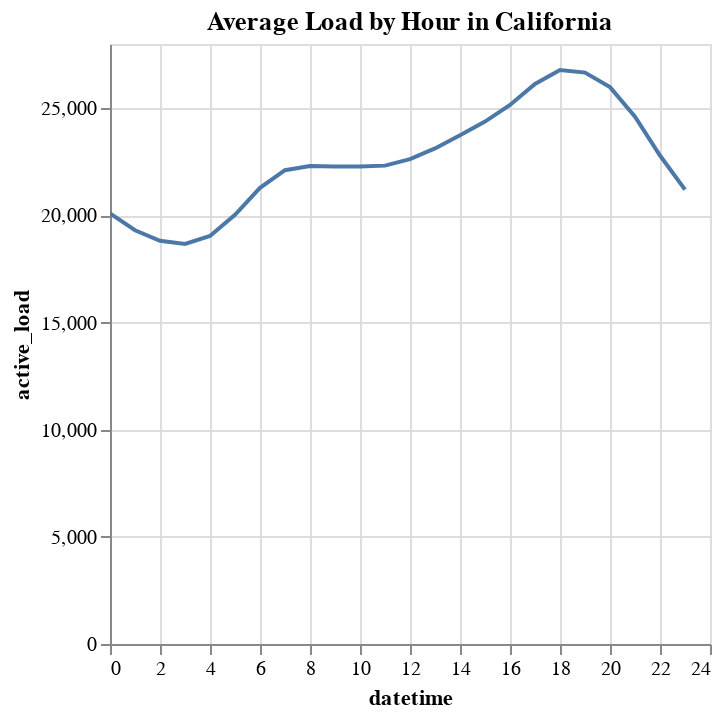

Notebook cell for this chart:
### Code cell
plt = None
if DEBUG:
    load_ca = df5.group_by("datetime").sum().drop("bus").collect()
    plt = (
        load_ca.group_by(pl.col("datetime").dt.hour())
        .mean()
        .plot.line(x="datetime", y="active_load")
        .properties(title="Average Load by Hour in California")
    )
plt

### Figure 1 — Vega-Lite specification as saved in the notebook (floating-point values rounded to 4 significant figures)
{"config": {"view": {"continuousWidth": 300, "continuousHeight": 300}}, "data": {"name": "data-c6e79ff57870f29287e0d71f6bbb559e"}, "mark": {"type": "line", "tooltip": true}, "encoding": {"x": {"field": "datetime", "type": "quantitative"}, "y": {"field": "active_load", "type": "quantitative"}}, "params": [{"name": "param_1", "select": {"type": "interval", "encodings": ["x", "y"]}, "bind": "scales"}], "title": "Average Load by Hour in California", "$schema": "https://vega.github.io/schema/vega-lite/v5.20.1.json", "datasets": {"data-c6e79ff57870f29287e0d71f6bbb559e": [{"datetime": 9, "active_load": 22280.0}, {"datetime": 6, "active_load": 21290.0}, {"datetime": 18, "active_load": 26790.0}, {"datetime": 12, "active_load": 22630.0}, {"datetime": 15, "active_load": 24380.0}, {"datetime": 0, "active_load": 20090.0}, {"datetime": 3, "active_load": 18670.0}, {"datetime": 21, "active_load": 24610.0}, {"datetime": 10, "active_load": 22280.0}, {"datetime": 16, "active_load": 25160.0}, {"datetime": 4, "active_load": 19040.0}, {"datetime": 7, "active_load": 22110.0}, {"datetime": 1, "active_load": 19310.0}, {"datetime": 13, "active_load": 23130.0}, {"datetime": 19, "active_load": 26660.0}, {"datetime": 22, "active_load": 22800.0}, {"datetime": 17, "active_load": 26140.0}, {"datetime": 5, "active_load": 20030.0}, {"datetime": 2, "active_load": 18810.0}, {"datetime": 20, "active_load": 25990.0}, {"datetime": 11, "active_load": 22320.0}, {"datetime": 23, "active_load": 21200.0}, {"datetime": 14, "active_load": 23740.0}, {"datetime": 8, "active_load": 22310.0}]}}
